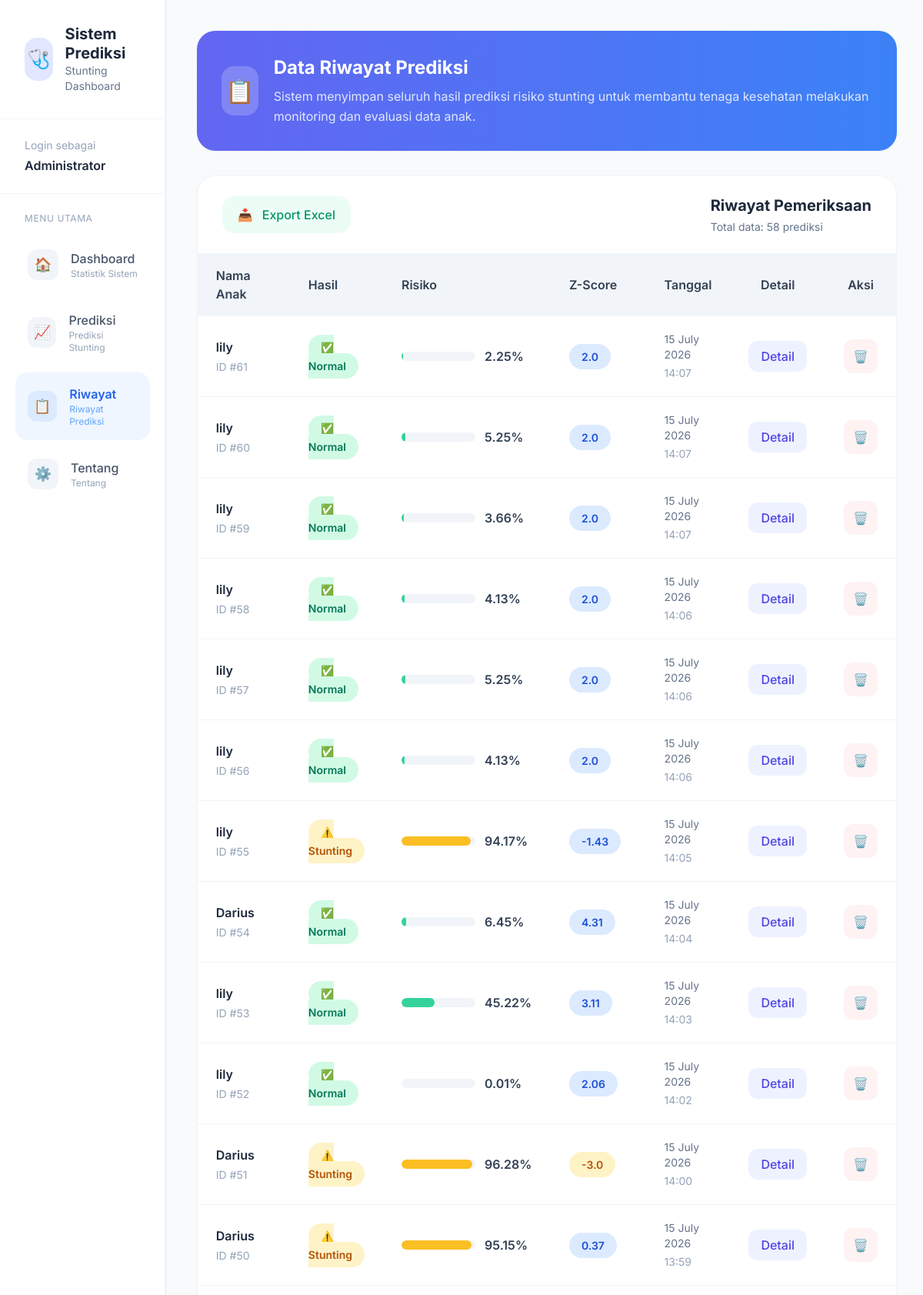
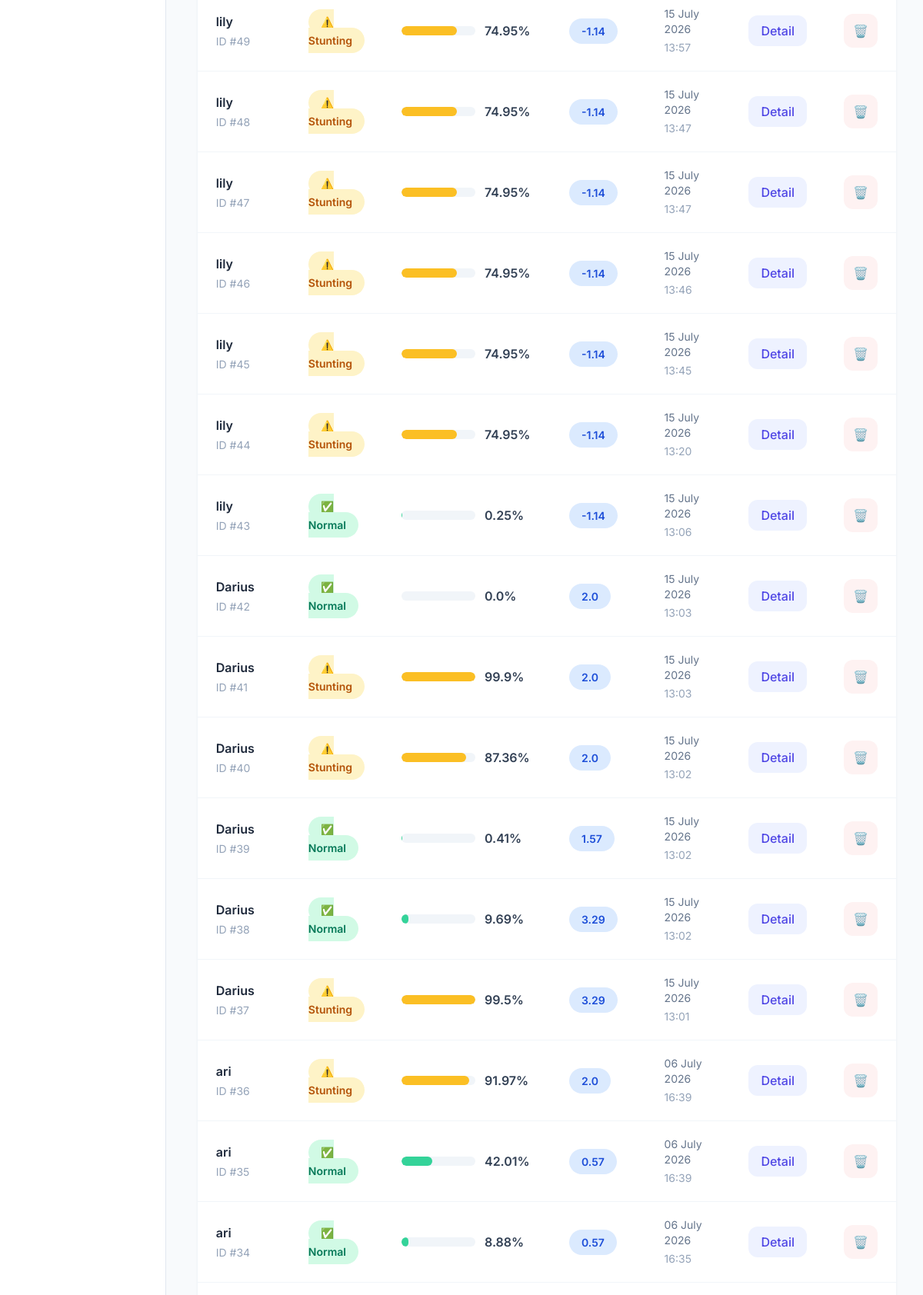
Screenshot of /history (signed in, upper part) with the database file from the repository (2 pictures, top to bottom).
### app/models/prediction_model.py (models this page shows)
class Prediction(db.Model):
    __tablename__ = 'predictions'
    id = db.Column(db.Integer, primary_key=True)
    user_id = db.Column(db.Integer, db.ForeignKey('users.id'))
    nama_anak = db.Column(db.String(150))
    jenis_kelamin = db.Column(db.Integer)
    bb_lahir = db.Column(db.Float)
    umur = db.Column(db.Float)
    berat_badan = db.Column(db.Float)
    tinggi_badan = db.Column(db.Float)
    lila = db.Column(db.Float)
    tb_ibu = db.Column(db.Float)
    prediction = db.Column(db.String(50))
    probability = db.Column(db.Float)
    created_at = db.Column(
        db.DateTime,
        default=datetime.utcnow
    )
    def z_score(self):
        median_tb = 49 + (self.umur * 1.5)
        sd = 3.5
        score = (self.tinggi_badan - median_tb) / sd
        return round(score, 2)

### app/routers/main_routes.py (the view)
@main_bp.route('/history')
@login_required
def history():
    histories = Prediction.query.filter_by(user_id=session['user_id']).order_by(Prediction.created_at.desc()).all()
    return render_template('history.html', histories=histories, fullname=session.get('fullname'))

### app/utils/auth_helper.py (called while the page is built)
def login_required(f):
    @wraps(f)
    def decorated_function(*args, **kwargs):
        if "user_id" not in session:
            return redirect(url_for("auth.login"))
        return f(*args, **kwargs)
    return decorated_function

### app/templates/history.html (shortened to what this page needs)
{% extends "base.html" %}
{% block content %}
<div class="min-h-screen bg-slate-50 flex">
    <aside class="w-72 bg-white border-r border-slate-200 min-h-screen sticky top-0 hidden lg:flex flex-col">
        <div class="px-8 py-8 border-b border-slate-100">
            <div class="flex items-center gap-4">
                <div class="w-14 h-14 rounded-2xl bg-indigo-100 flex items-center justify-center text-2xl">
                    🩺
                </div>
                <div>
                    <h1 class="text-xl font-bold text-slate-800 leading-tight">
                        Sistem Prediksi
                    </h1>
                    <p class="text-slate-500 text-sm">
                        Stunting Dashboard
                    </p>
                </div>
            </div>
        </div>
        <div class="px-8 py-6 border-b border-slate-100">
            <p class="text-sm text-slate-400">
                Login sebagai
            </p>
            <h3 class="font-semibold text-slate-800 mt-1">
                {{ fullname }}
            </h3>
        </div>
        <nav class="flex-1 px-5 py-6">
            <p class="text-xs uppercase tracking-wider text-slate-400 px-3 mb-4">
                Menu Utama
            </p>
            <div class="space-y-2">
                <a
                    href="/"
                    class="flex items-center gap-4 px-4 py-4 rounded-2xl text-slate-600 hover:bg-indigo-50 hover:text-indigo-600 transition group"
                >
                    <div class="w-10 h-10 rounded-xl bg-slate-100 group-hover:bg-indigo-100 flex items-center justify-center text-lg transition">
                        🏠
                    </div>
                    <div>
                        <p class="font-medium">
                            Dashboard
                        </p>
                        <p class="text-xs text-slate-400">
                            Statistik Sistem
                        </p>
                    </div>
                </a>
                <a
                    href="/prediksi"
                    class="flex items-center gap-4 px-4 py-4 rounded-2xl text-slate-600 hover:bg-indigo-50 hover:text-indigo-600 transition group"
                >
                    <div class="w-10 h-10 rounded-xl bg-slate-100 group-hover:bg-indigo-100 flex items-center justify-center text-lg transition">
                        📈
                    </div>
                    <div>
                        <p class="font-medium">
                            Prediksi
                        </p>
                        <p class="text-xs text-slate-400">
                            Prediksi Stunting
                        </p>
                    </div>
                </a>
                <a
                    href="/history"
                    class="flex items-center gap-4 px-4 py-4 rounded-2xl bg-blue-50 text-blue-600 transition group"
                >
                    <div class="w-10 h-10 rounded-xl bg-blue-100 flex items-center justify-center text-lg">
                        📋
                    </div>
                    <div>
                        <p class="font-semibold">
                            Riwayat
                        </p>
                        <p class="text-xs text-blue-400">
                            Riwayat Prediksi
                        </p>
                    </div>
                </a>
                <a
                    href="/tentang"
                    class="flex items-center gap-4 px-4 py-4 rounded-2xl text-slate-600 hover:bg-blue-50 hover:text-blue-600 transition group"
                >
                    <div class="w-10 h-10 rounded-xl bg-slate-100 group-hover:bg-blue-100 flex items-center justify-center text-lg transition">
                        ⚙️
                    </div>
                    <div>
                        <p class="font-medium">
                            Tentang
                        </p>
                        <p class="text-xs text-slate-400">
                            Tentang
                        </p>
                    </div>
                </a>
            </div>
        </nav>
    </aside>
    <main class="flex-1">
        <div class="p-6 lg:p-10">
            <div class="mb-8">
                <div class="bg-gradient-to-r from-indigo-500 to-blue-500 rounded-3xl p-8 text-white shadow-sm">
                    <div class="flex items-center gap-5">
                        <div class="w-16 h-16 rounded-2xl bg-white/20 flex items-center justify-center text-3xl">
                            📋
                        </div>
                        <div>
                            <h2 class="text-2xl font-bold">
                                Data Riwayat Prediksi
                            </h2>
                            <p class="text-indigo-100 mt-2 leading-relaxed">
                                Sistem menyimpan seluruh hasil prediksi risiko
                                stunting untuk membantu tenaga kesehatan melakukan
                                monitoring dan evaluasi data anak.
                            </p>
                        </div>
                    </div>
                </div>
            </div>
            <div class="bg-white animate-[fadeIn_.25s_ease] rounded-3xl shadow-sm border border-slate-100 overflow-hidden">
                <div class="px-8 py-6 border-b border-slate-100 flex items-center justify-between">
                    <div class="flex items-center gap-3">
                        <a
                            href="/history/export"
                            class="
                                inline-flex items-center gap-3
                                px-5 py-3
                                rounded-2xl
                                bg-emerald-50
                                hover:bg-emerald-100
                                text-emerald-600
                                transition
                                font-medium
                            "
                        >
                            <span>📥</span>
                            Export Excel
                        </a>
                </div>
                    <div>
                        <h3 class="text-xl font-bold text-slate-800">
                            Riwayat Pemeriksaan
                        </h3>
                        <p class="text-slate-500 text-sm mt-1">
                            Total data: {{ histories|length }} prediksi
                        </p>
                    </div>
                </div>
                <div class="overflow-x-auto">
                    <table class="w-full min-w-[900px]">
                        <thead class="bg-slate-100 text-slate-700">
                            <tr>
                                <th class="text-left px-6 py-4 font-semibold">
                                    Nama Anak
                                </th>
                                <th class="text-left px-6 py-4 font-semibold">
                                    Hasil
                                </th>
                                <th class="text-left px-6 py-4 font-semibold">
                                    Risiko
                                </th>
                                <th class="text-left px-6 py-4 font-semibold">
                                    Z-Score
                                </th>
                                <th class="text-left px-6 py-4 font-semibold">
                                    Tanggal
                                </th>
                                <th class="text-center px-6 py-4 font-semibold">
                                    Detail
                                </th>
                                <th class="text-center px-6 py-4 font-semibold">
                                    Aksi
                                </th>
                            </tr>
                        </thead>
                        <tbody>
                            {% if histories %}
                                {% for item in histories %}
                                <tr class="border-t border-slate-100 hover:bg-slate-50 transition">
                                    <td class="px-6 py-5">
                                        <div>
                                            <p class="font-semibold text-slate-800">
                                                {{ item.nama_anak }}
                                            </p>
                                            <p class="text-sm text-slate-400 mt-1">
                                                ID #{{ item.id }}
                                            </p>
                                        </div>
                                    </td>
                                    <td class="px-6 py-5">
                                        {% if item.prediction == 'Stunting' %}
                                        <span class="px-4 py-2 rounded-full bg-amber-100 text-amber-700 text-sm font-semibold">
                                            ⚠️ Stunting
                                        </span>
                                        {% else %}
                                        <span class="px-4 py-2 rounded-full bg-emerald-100 text-emerald-700 text-sm font-semibold">
                                            ✅ Normal
                                        </span>
                                        {% endif %}
                                    </td>
                                    <td class="px-6 py-5">
                                        <div class="flex items-center gap-3">
                                            <div class="w-24 bg-slate-100 rounded-full h-3 overflow-hidden">
                                                <div
                                                    class="
                                                        h-3 rounded-full
                                                        {% if item.prediction == 'Stunting' %}
                                                            bg-amber-400
                                                        {% else %}
                                                            bg-emerald-400
                                                        {% endif %}
                                                    "
                                                    style="width: {{ item.probability }}%"
                                                ></div>
                                            </div>
                                            <span class="font-semibold text-slate-700">
                                                {{ item.probability }}%
                                            </span>
                                        </div>
                                    </td>
                                    <td class="px-6 py-5">
                                        <span class="
                                            px-4 py-2 rounded-full text-sm font-semibold
                                            {% if item.z_score() < -2 %}
                                                bg-amber-100 text-amber-700
                                            {% else %}
                                                bg-blue-100 text-blue-700
                                            {% endif %}
                                        ">
                                            {{ item.z_score() }}
                                        </span>
                                    </td>
                                    <td class="px-6 py-5 text-slate-500 text-sm">
                                        <div>
                                            {{ item.created_at.strftime('%d %B %Y') }}
                                        </div>
                                        <div class="mt-1 text-slate-400">
                                            {{ item.created_at.strftime('%H:%M') }}
                                        </div>
                                    </td>
                                    <td class="px-6 py-5 text-center">
                                        <button
                                            onclick="openDetail(
                                                '{{ item.nama_anak }}',
                                                '{{ item.jenis_kelamin }}',
                                                '{{ item.bb_lahir }}',
                                                '{{ item.umur }}',
                                                '{{ item.berat_badan }}',
                                                '{{ item.tinggi_badan }}',
                                                '{{ item.lila }}',
                                                '{{ item.tb_ibu }}',
                                                '{{ item.prediction }}',
                                                '{{ item.probability }}',
                                                '{{ item.z_score() }}'
                                            )"
                                            class="px-4 py-2 rounded-xl bg-indigo-50 hover:bg-indigo-100 text-indigo-600 transition font-medium"
                                        >
                                            Detail
                                        </button>
                                    </td>
                                    <td class="px-6 py-5 text-center">
                                        <button
                                            onclick="deleteHistory({{ item.id }})"
                                            class="w-11 h-11 rounded-xl bg-red-50 hover:bg-red-100 text-red-600 transition flex items-center justify-center"
                                        >
                                            🗑️
                                        </button>
                                    </td>
                                </tr>
                                {% endfor %}
                            {% endif %}
                        </tbody>
                    </table>
                </div>
            </div>
        </div>
    </main>
</div>
{% endblock %}

### app/templates/base.html (shortened to what this page needs)
<!DOCTYPE html>
<html lang="id">
<head>
    <script src="https://cdn.tailwindcss.com"></script>
</head>
<body class="bg-slate-50 text-slate-800">
    {% block content %}
    {% endblock %}
</body>
</html>

### app/templates/base.html (style rules this page uses)
body { font-family: 'Inter', sans-serif; }

### rows the page displays
Prediction: nama_anak "lily", id "61", prediction "✅ Normal", probability "2.25", z_score "2.0", created_at "15 July 2026", created_at "14:07"
Prediction: nama_anak "lily", id "60", prediction "✅ Normal", probability "5.25", z_score "2.0", created_at "15 July 2026", created_at "14:07"
Prediction: nama_anak "lily", id "59", prediction "✅ Normal", probability "3.66", z_score "2.0", created_at "15 July 2026", created_at "14:07"
Prediction: nama_anak "lily", id "58", prediction "✅ Normal", probability "4.13", z_score "2.0", created_at "15 July 2026", created_at "14:06"
Prediction: nama_anak "lily", id "57", prediction "✅ Normal", probability "5.25", z_score "2.0", created_at "15 July 2026", created_at "14:06"
Prediction: nama_anak "lily", id "56", prediction "✅ Normal", probability "4.13", z_score "2.0", created_at "15 July 2026", created_at "14:06"
Prediction: nama_anak "lily", id "55", prediction "⚠️ Stunting", probability "94.17", z_score "-1.43", created_at "15 July 2026", created_at "14:05"
Prediction: nama_anak "Darius", id "54", prediction "✅ Normal", probability "6.45", z_score "4.31", created_at "15 July 2026", created_at "14:04"
Prediction: nama_anak "lily", id "53", prediction "✅ Normal", probability "45.22", z_score "3.11", created_at "15 July 2026", created_at "14:03"
Prediction: nama_anak "lily", id "52", prediction "✅ Normal", probability "0.01", z_score "2.06", created_at "15 July 2026", created_at "14:02"
Prediction: nama_anak "Darius", id "51", prediction "⚠️ Stunting", probability "96.28", z_score "-3.0", created_at "15 July 2026", created_at "14:00"
Prediction: nama_anak "Darius", id "50", prediction "⚠️ Stunting", probability "95.15", z_score "0.37", created_at "15 July 2026", created_at "13:59"
Prediction: nama_anak "lily", id "49", prediction "⚠️ Stunting", probability "74.95", z_score "-1.14", created_at "15 July 2026", created_at "13:57"
Prediction: nama_anak "lily", id "48", prediction "⚠️ Stunting", probability "74.95", z_score "-1.14", created_at "15 July 2026", created_at "13:47"
Prediction: nama_anak "lily", id "47", prediction "⚠️ Stunting", probability "74.95", z_score "-1.14", created_at "15 July 2026", created_at "13:47"
Prediction: nama_anak "lily", id "46", prediction "⚠️ Stunting", probability "74.95", z_score "-1.14", created_at "15 July 2026", created_at "13:46"
Prediction: nama_anak "lily", id "45", prediction "⚠️ Stunting", probability "74.95", z_score "-1.14", created_at "15 July 2026", created_at "13:45"
Prediction: nama_anak "lily", id "44", prediction "⚠️ Stunting", probability "74.95", z_score "-1.14", created_at "15 July 2026", created_at "13:20"
Prediction: nama_anak "lily", id "43", prediction "✅ Normal", probability "0.25", z_score "-1.14", created_at "15 July 2026", created_at "13:06"
Prediction: nama_anak "Darius", id "42", prediction "✅ Normal", probability "0.0", z_score "2.0", created_at "15 July 2026", created_at "13:03"
Prediction: nama_anak "Darius", id "41", prediction "⚠️ Stunting", probability "99.9", z_score "2.0", created_at "15 July 2026", created_at "13:03"
Prediction: nama_anak "Darius", id "40", prediction "⚠️ Stunting", probability "87.36", z_score "2.0", created_at "15 July 2026", created_at "13:02"
Prediction: nama_anak "Darius", id "39", prediction "✅ Normal", probability "0.41", z_score "1.57", created_at "15 July 2026", created_at "13:02"
Prediction: nama_anak "Darius", id "38", prediction "✅ Normal", probability "9.69", z_score "3.29", created_at "15 July 2026", created_at "13:02"
Prediction: nama_anak "Darius", id "37", prediction "⚠️ Stunting", probability "99.5", z_score "3.29", created_at "15 July 2026", created_at "13:01"
Prediction: nama_anak "ari", id "36", prediction "⚠️ Stunting", probability "91.97", z_score "2.0", created_at "06 July 2026", created_at "16:39"
Prediction: nama_anak "ari", id "35", prediction "✅ Normal", probability "42.01", z_score "0.57", created_at "06 July 2026", created_at "16:39"
Prediction: nama_anak "ari", id "34", prediction "✅ Normal", probability "8.88", z_score "0.57", created_at "06 July 2026", created_at "16:35"

### other values shown
{{ fullname }} "Administrator"
{{ histories|length }} "58"
